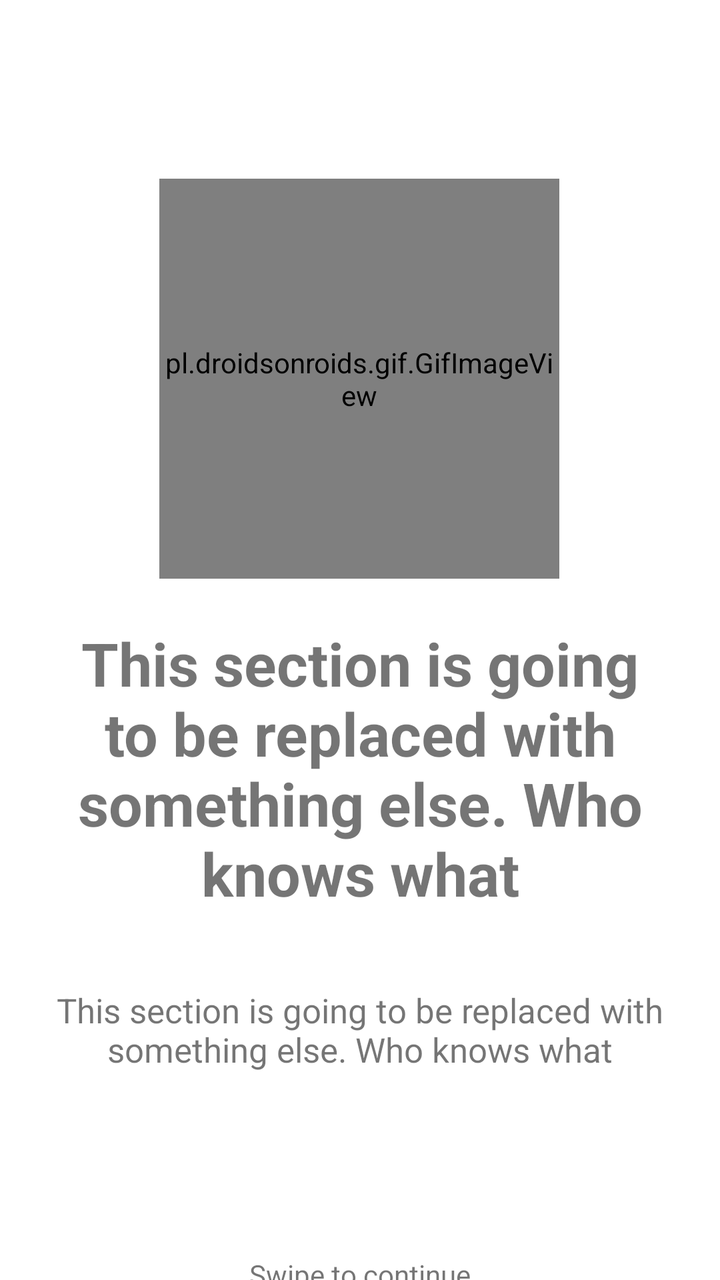
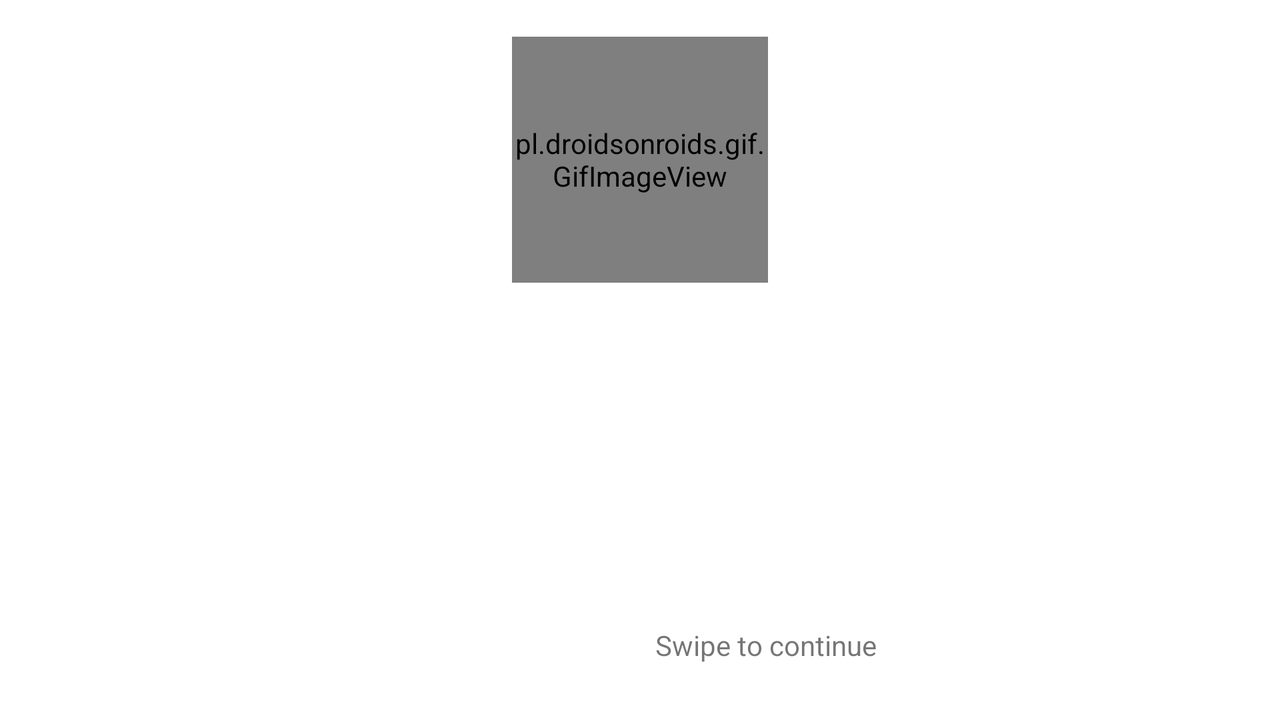

Two renders of one Android screen. The first uses the default layout on a phone; the second uses the alternative layout the repository ships for a different screen configuration, on a matching device. The two XML files are below.
<!-- AndroidManifest.xml: application theme Theme.TrashFinder -->
<!-- res/layout/slide_layout.xml -->
<?xml version="1.0" encoding="utf-8"?>
<androidx.constraintlayout.widget.ConstraintLayout xmlns:android="http://schemas.android.com/apk/res/android"
    xmlns:app="http://schemas.android.com/apk/res-auto"
    android:id="@+id/constraintLayout"
    android:layout_width="match_parent"
    android:layout_height="match_parent"
    android:gravity="center">

    
    <TextView
        android:id="@+id/txtSwipe"
        android:layout_width="wrap_content"
        android:layout_height="wrap_content"
        android:text="@string/swipe_left"
        app:layout_constraintBottom_toBottomOf="parent"
        app:layout_constraintEnd_toEndOf="parent"
        app:layout_constraintStart_toStartOf="parent"
        app:layout_constraintTop_toBottomOf="@+id/arrow_next"
        app:layout_constraintVertical_bias="0.268" />

    
    <pl.droidsonroids.gif.GifImageView
        android:id="@+id/slideimg"
        android:layout_width="200dp"
        android:layout_height="200dp"
        app:layout_constraintBottom_toBottomOf="parent"
        app:layout_constraintEnd_toEndOf="parent"
        app:layout_constraintHorizontal_bias="0.498"
        app:layout_constraintStart_toStartOf="parent"
        app:layout_constraintTop_toTopOf="parent"
        app:layout_constraintVertical_bias="0.203" />

    
    <TextView
        android:id="@+id/txtTitle"
        android:layout_width="wrap_content"
        android:layout_height="wrap_content"
        android:padding="16dp"
        android:text="@string/placeholder"
        android:textAlignment="center"
        android:textSize="30sp"
        android:textStyle="bold"
        app:layout_constraintBottom_toBottomOf="parent"
        app:layout_constraintEnd_toEndOf="parent"
        app:layout_constraintHorizontal_bias="0.497"
        app:layout_constraintStart_toStartOf="parent"
        app:layout_constraintTop_toBottomOf="@+id/slideimg"
        app:layout_constraintVertical_bias="0.034" />

    
    <TextView
        android:id="@+id/txtDescription"
        android:layout_width="wrap_content"
        android:layout_height="wrap_content"
        android:text="@string/placeholder"
        android:padding="16dp"
        android:textAlignment="center"
        android:textSize="17sp"
        app:layout_constraintBottom_toBottomOf="parent"
        app:layout_constraintEnd_toEndOf="parent"
        app:layout_constraintStart_toStartOf="parent"
        app:layout_constraintTop_toBottomOf="@+id/txtTitle"
        app:layout_constraintVertical_bias="0.053" />

    
    <Button
        android:id="@+id/button_require_permissions"
        android:layout_width="wrap_content"
        android:layout_height="48dp"
        android:onClick="requirePermissionsIntro"
        android:text="@string/require_permissions"
        android:visibility="gone"
        app:layout_constraintBottom_toBottomOf="parent"
        app:layout_constraintEnd_toEndOf="parent"
        app:layout_constraintHorizontal_bias="0.497"
        app:layout_constraintStart_toStartOf="parent"
        app:layout_constraintTop_toBottomOf="@+id/txtDescription"
        app:layout_constraintVertical_bias="0.506" />

    
    <Button
        android:id="@+id/button_end"
        android:layout_width="wrap_content"
        android:layout_height="48dp"
        android:onClick="startApp"
        android:text="@string/start_using_app"
        android:visibility="gone"
        app:layout_constraintBottom_toBottomOf="parent"
        app:layout_constraintEnd_toEndOf="parent"
        app:layout_constraintHorizontal_bias="0.497"
        app:layout_constraintStart_toStartOf="parent"
        app:layout_constraintTop_toBottomOf="@+id/txtDescription"
        app:layout_constraintVertical_bias="0.506" />

    
    <ImageView
        android:id="@+id/arrow_next"
        android:layout_width="50dp"
        android:layout_height="50dp"
        android:contentDescription="@string/swipe_icon"
        android:src="@drawable/ic_baseline_swipe_24"
        app:layout_constraintBottom_toBottomOf="parent"
        app:layout_constraintEnd_toEndOf="parent"
        app:layout_constraintHorizontal_bias="0.498"
        app:layout_constraintStart_toStartOf="parent"
        app:layout_constraintTop_toBottomOf="@+id/txtDescription"
        app:layout_constraintVertical_bias="0.726" />

</androidx.constraintlayout.widget.ConstraintLayout>
<!-- resources referenced by this layout -->
<resources>
  <string name="placeholder">This section is going to be replaced with something else. Who knows what</string>
  <string name="require_permissions">Give permissions</string>
  <string name="start_using_app">Start using %1$s</string>
  <string name="swipe_icon">Swipe icon</string>
  <string name="swipe_left">Swipe to continue</string>
  <style name="Theme.TrashFinder" parent="Theme.MaterialComponents.DayNight.DarkActionBar">
          
          <item name="colorPrimary">@color/purple_500</item>
          <item name="colorPrimaryVariant">@color/purple_700</item>
          <item name="colorOnPrimary">@color/white</item>
          
          <item name="colorSecondary">@color/teal_200</item>
          <item name="colorSecondaryVariant">@color/teal_700</item>
          <item name="colorOnSecondary">@color/black</item>
          
          <item name="android:statusBarColor" tools:targetApi="l">?attr/colorPrimaryVariant</item>
          
          <item name="icon_compass">@drawable/arrow_compass_light</item>
      </style>
  <color name="purple_500">#FF6200EE</color>
  <color name="purple_700">#FF3700B3</color>
  <color name="white">#FFFFFFFF</color>
  <color name="teal_200">#FF03DAC5</color>
  <color name="teal_700">#FF018786</color>
  <color name="black">#FF000000</color>
  <!-- drawable arrow_compass_light: png bitmap (drawable, 21020 bytes) -->
</resources>
<!-- res/layout-land/slide_layout.xml (the repository's variant of the layout above) -->
<!-- drawn on the phone turned sideways -->
<?xml version="1.0" encoding="utf-8"?>
<androidx.constraintlayout.widget.ConstraintLayout xmlns:android="http://schemas.android.com/apk/res/android"
    xmlns:app="http://schemas.android.com/apk/res-auto"
    android:id="@+id/constraintLayout"
    android:layout_width="match_parent"
    android:layout_height="match_parent"
    android:gravity="center">

    

    

    <TextView
        android:id="@+id/txtSwipe"
        android:layout_width="wrap_content"
        android:layout_height="wrap_content"
        android:layout_marginBottom="28dp"
        android:text="@string/swipe_left"
        app:layout_constraintBottom_toBottomOf="parent"
        app:layout_constraintEnd_toEndOf="parent"
        app:layout_constraintHorizontal_bias="0.619"
        app:layout_constraintStart_toStartOf="parent"
        app:layout_constraintTop_toBottomOf="@+id/txtDescription"
        app:layout_constraintVertical_bias="1.0" />

    <pl.droidsonroids.gif.GifImageView
        android:id="@+id/slideimg"
        android:layout_width="128dp"
        android:layout_height="123dp"
        app:layout_constraintBottom_toBottomOf="parent"
        app:layout_constraintEnd_toEndOf="parent"
        app:layout_constraintStart_toStartOf="parent"
        app:layout_constraintTop_toTopOf="parent"
        app:layout_constraintVertical_bias="0.077" />

    
    <TextView
        android:id="@+id/txtTitle"
        android:layout_width="wrap_content"
        android:layout_height="wrap_content"
        android:padding="16dp"
        android:textSize="30sp"
        android:textStyle="bold"
        app:layout_constraintBottom_toBottomOf="parent"
        app:layout_constraintEnd_toEndOf="parent"
        app:layout_constraintHorizontal_bias="0.499"
        app:layout_constraintStart_toStartOf="parent"
        app:layout_constraintTop_toBottomOf="@+id/slideimg"
        app:layout_constraintVertical_bias="0.0" />

    
    <TextView
        android:id="@+id/txtDescription"
        android:layout_width="wrap_content"
        android:layout_height="wrap_content"
        android:padding="16dp"
        android:textAlignment="center"
        android:textSize="17sp"
        app:layout_constraintBottom_toBottomOf="parent"
        app:layout_constraintEnd_toEndOf="parent"
        app:layout_constraintHorizontal_bias="0.499"
        app:layout_constraintStart_toStartOf="parent"
        app:layout_constraintTop_toBottomOf="@+id/txtTitle"
        app:layout_constraintVertical_bias="0.0" />

    
    <Button
        android:id="@+id/button_require_permissions"
        android:layout_width="wrap_content"
        android:layout_height="48dp"
        android:visibility="gone"
        android:onClick="requirePermissionsIntro"
        android:text="@string/require_permissions"
        app:layout_constraintBottom_toBottomOf="parent"
        app:layout_constraintEnd_toEndOf="parent"
        app:layout_constraintHorizontal_bias="0.265"
        app:layout_constraintStart_toEndOf="@+id/slideimg"
        app:layout_constraintTop_toTopOf="parent"
        app:layout_constraintVertical_bias="0.187" />

    
    <Button
        android:id="@+id/button_end"
        android:layout_width="wrap_content"
        android:layout_height="48dp"
        android:layout_marginStart="268dp"
        android:onClick="startApp"
        android:visibility="gone"
        android:text="@string/start_using_app"
        app:layout_constraintBottom_toBottomOf="parent"
        app:layout_constraintStart_toStartOf="parent"
        app:layout_constraintTop_toBottomOf="@+id/txtDescription"
        app:layout_constraintVertical_bias="0.297" />

    
    <ImageView
        android:id="@+id/arrow_next"
        android:layout_width="50dp"
        android:layout_height="50dp"
        android:layout_marginBottom="16dp"
        android:contentDescription="@string/swipe_icon"
        android:src="@drawable/ic_baseline_swipe_24"
        app:layout_constraintBottom_toBottomOf="parent"
        app:layout_constraintEnd_toEndOf="parent"
        app:layout_constraintHorizontal_bias="0.45"
        app:layout_constraintStart_toStartOf="parent"
        app:layout_constraintTop_toBottomOf="@+id/txtDescription"
        app:layout_constraintVertical_bias="1.0" />

</androidx.constraintlayout.widget.ConstraintLayout>
<!-- resources referenced by the variant -->
<!-- as the phone turned sideways resolves them -->
<resources>
  <string name="require_permissions">Give permissions</string>
  <string name="start_using_app">Start using %1$s</string>
  <string name="swipe_icon">Swipe icon</string>
  <string name="swipe_left">Swipe to continue</string>
  <style name="Theme.TrashFinder" parent="Theme.MaterialComponents.DayNight.DarkActionBar">
          
          <item name="colorPrimary">@color/purple_500</item>
          <item name="colorPrimaryVariant">@color/purple_700</item>
          <item name="colorOnPrimary">@color/white</item>
          
          <item name="colorSecondary">@color/teal_200</item>
          <item name="colorSecondaryVariant">@color/teal_700</item>
          <item name="colorOnSecondary">@color/black</item>
          
          <item name="android:statusBarColor" tools:targetApi="l">?attr/colorPrimaryVariant</item>
          
          <item name="icon_compass">@drawable/arrow_compass_light</item>
      </style>
  <color name="purple_500">#FF6200EE</color>
  <color name="purple_700">#FF3700B3</color>
  <color name="white">#FFFFFFFF</color>
  <color name="teal_200">#FF03DAC5</color>
  <color name="teal_700">#FF018786</color>
  <color name="black">#FF000000</color>
  <!-- drawable arrow_compass_light: png bitmap (drawable, 21020 bytes) -->
</resources>
